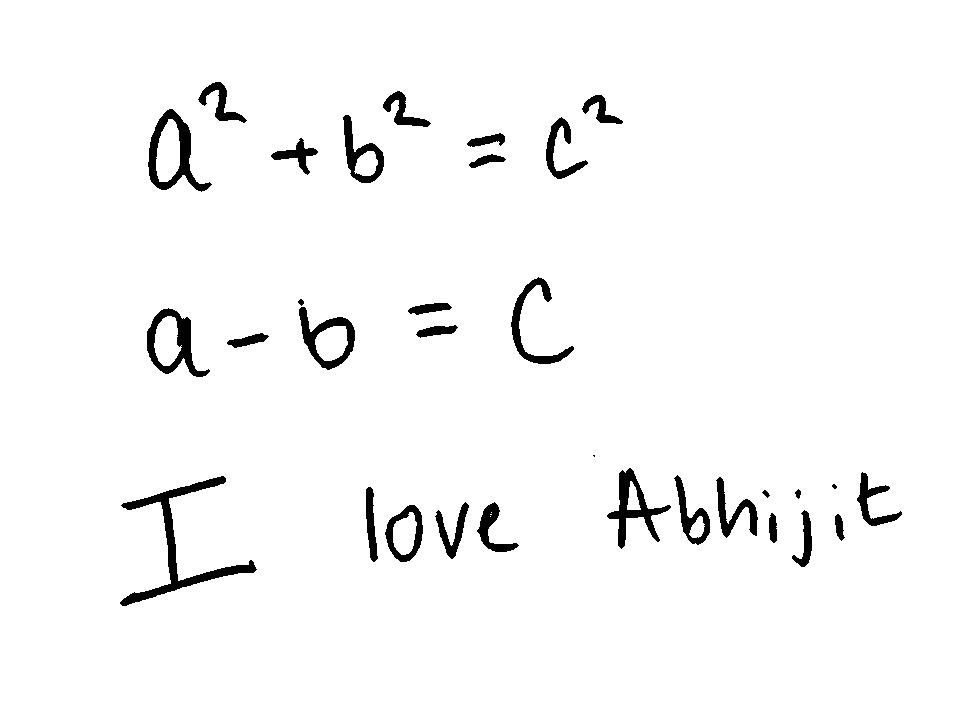
#> input picture test.jpg, 960 x 720 px
$ python main.py test.jpg   (Python 2 division)   (older library calls are emulated)
#> lines starting #> are read from the running program, lines starting #| are printed output that depends on the picture; after the words box and inside, x2 and y2 are one past the last pixel; in counts of white or black regions, pixels touching at a corner belong together
### imageprocessing.py
from PIL import Image
from PIL import ImageEnhance
import numpy as np


def image_to_pixel_array (image_filename):
#> called with image_filename = 'test.jpg'
	im = Image.open(image_filename)
#> im is the input picture: PIL image 960x720 RGB; min 0, max 255, mean 247.3

	enhancer = ImageEnhance.Contrast(im)

	im = enhancer.enhance(2.0)

	ix = im.load()


	for i in range(im.size[0]):
		for j in range(im.size[1]):
			if sum(ix[i,j])/3.0 > 60:
				ix[i,j] = (256, 256, 256)
			else:
				ix[i, j] = (0,0,0)

	l = []

	for i in range(1,im.size[0]-1):
		for j in range(1,im.size[1]-1):
			if sum ([ix[i+1, j+1] == (0,0,0), ix[i-1, j+1] == (0,0,0), ix[i+1, j-1] == (0,0,0), ix[i-1, j-1] == (0,0,0)]) > 1:
				l.append((i, j))

	for i in l:
		ix[i[0], i[1]] = (0,0,0)

	final_array = np.zeros([im.size[1], im.size[0]], int)

	for i in range(im.size[0]):
		for j in range(im.size[1]):
			if ix[i, j] == (0,0,0):
				final_array[j,i] = 1
			else:
				final_array[j,i] = 0
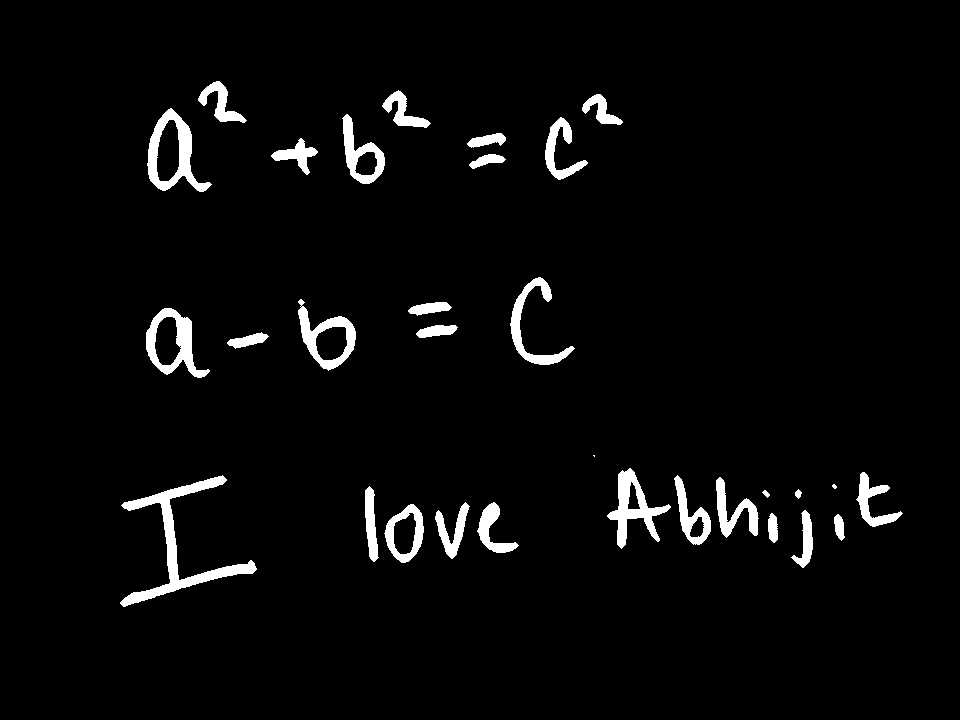
#> final_array: shape (720, 960) int64; values 0 (black) and 1 (white), 3.5% white; 31 white regions (2 under 20 px), largest, box (x1, y1, x2, y2) and area: (120, 475, 257, 607) 3085, (147, 108, 212, 192) 1873, (607, 468, 671, 549) 1684

	return final_array

def divide_lines(full_array):

	line_blocks = []

	sums = np.sum(full_array, axis=1)


	in_block = False
	curr_block = []

	for i in range(len(sums)):
		if not in_block and sums[i] != 0:
			in_block = True
			curr_block.append(i)
		elif in_block and sums[i] == 0:
			in_block = False
			line_blocks.append(curr_block)
			curr_block = []
		elif in_block and sums[i] != 0:
			curr_block.append(i)
#> after the loop, curr_block = []; in_block = False

	array_blocks = []


	for i in line_blocks:
		array_blocks.append(full_array[i, :])


	return array_blocks

### floodfill.py
#!/bin/bash
# You start with an array of 0's and 1's. Using this, we want to output the ranges of each block of 1's in
#horizontally sorted order. For the basic level, this is sufficient.

#This means floodfilling for every 1 block, and then getting the upper, lower, horizontal, and vertical
from argparse import ArgumentParser
import numpy as np
import Queue
import scipy.misc
import os

MIN_CHARACTER_SIZE = 200
MAX_HEIGHT = 720
MAX_WIDTH = 960

#counter = 0
visited = np.zeros(shape=(MAX_HEIGHT,MAX_WIDTH),dtype=int)

def floodfill(arr,line):
	#visited = np.zeros(shape=(MAX_HEIGHT,MAX_WIDTH),dtype=int)

	#teststring = line+'.png'
	#scipy.misc.imsave(teststring, arr)

	arr_shape = arr.shape
	print arr_shape

	image_height=arr_shape[0]
	image_width=arr_shape[1]

	for i in xrange(image_height):
		for j in xrange(image_width):
			visited[i,j] = 0
	folderstring = 'outputimages'+line
	os.system('rm -r '+folderstring)
	os.system('mkdir '+folderstring)

	spacer = np.zeros(shape = (1,image_width),dtype=int)
	arr = np.concatenate((spacer,arr,spacer),axis=0)
	characters = []
	count = 1
	for i in xrange(image_height):
		for j in xrange(image_width):
			#print visited[i,j]
			if ((visited[i,j]==0) and (arr[i,j]==1)):
				chartuple,add = DFS(i,j,count,arr,folderstring)
				if add == 1:
					characters.append(chartuple)
					count +=add
			visited[i,j]=1


	#print "The number of characters is" + str(len(characters))
	return characters


#Yes, I know this is a BFS.

def DFS(i,j,counter,arr,folderstring):
	#print i,j

	block = []
	print "Found an island!"
	dfs = Queue.Queue()
	dfs.put((i,j))
	visited[i,j] = 1

	max_x=0
	max_y=0
	min_x=arr.shape[0]
        min_y=arr.shape[1]

	character_size = 0
	add = 0
	while dfs.empty() is False:
		current = dfs.get()
		#print current
		character_size += 1

		if ((arr[current[0]+1,current[1]]==1) and (visited[current[0]+1,current[1]]==0)):
			dfs.put((current[0]+1,current[1]))
			visited[current[0]+1,current[1]] = 1
			block.append((current[0]+1,current[1]))
		if ((arr[current[0]-1,current[1]]==1) and (visited[current[0]-1,current[1]]==0)):
			dfs.put((current[0]-1,current[1]))
			visited[current[0]-1,current[1]] = 1
			block.append((current[0]-1,current[1]))
		if ((arr[current[0],current[1]+1]==1) and (visited[current[0],current[1]+1]==0)):
			dfs.put((current[0],current[1]+1))
			visited[current[0],current[1]+1] = 1
			block.append((current[0],current[1]+1))
		if ((arr[current[0],current[1]-1]==1) and (visited[current[0],current[1]-1]==0)):
			dfs.put((current[0],current[1]-1))
			visited[current[0],current[1]-1] = 1
			block.append((current[0],current[1]-1))

		max_x=max(max_x,current[0])
		max_y=max(max_y,current[1])
		min_x=min(min_x,current[0])
		min_y=min(min_y,current[1])


	if character_size>=MIN_CHARACTER_SIZE:
		out_array = np.ones(shape=(max_x-min_x+1,max_y-min_y+1),dtype=int)
		for k in xrange(len(block)):
			out_array[block[k][0]-min_x,block[k][1]-min_y]=0
		vert = hackywhitespaceremover(out_array)
		#print vert
		if vert is not 0:
			#print counter,vert
			out_array = out_array[:,vert:]
		outstring = folderstring + '/outfile'+str(counter)+'.png'
		scipy.misc.imsave(outstring, out_array)
		add = 1
	#print character_size
	bottom_corner = (min_x,min_y)
	top_corner = (max_x,max_y)
	return (bottom_corner,top_corner),add


def hackywhitespaceremover(blah_array):
	vert = 0
	#print blah_array.shape
	for j in range(blah_array.shape[1]):
		for i in range(blah_array.shape[0]):
			if blah_array[i,j] == 0:
				return vert
		vert +=1
	#print "wat!"


### shapecatcherrequest.py
import requests
import re


def unicode_list(n, line):

	possibilities = []
	codes = []

	for i in range(1,n+1):
		files = {'file': (open('outputimages'+line+'/outfile'+str(i)+'.png', 'rb'))}
		r = requests.post('http://shapecatcher.com/engine/engine/filepost', files = files)

                matches = re.findall(r'Unicode hexadecimal: 0x([0-9a-f]{4})', r.text)

                matches = [int(x, base=16) for x in matches]

		possibilities.append(matches)

	for i in range(len(possibilities)):
		if len(possibilities[i]) == 0:
			possibilities[i] = [45]


	for i in possibilities:
		print i
		codes.append(unicodefinder(i))

	return codes


# [16 lines left out: function unicodefinder, not called in this run]

### main.py
import imageprocessing
import floodfill
import shapecatcherrequest
import boundingboxabs
import latex_conversion

import sys
import os

def main(image_filename):
	open('output.tex', 'w').close()
	pixel_array = imageprocessing.image_to_pixel_array (image_filename)
	line_blocks = imageprocessing.divide_lines (pixel_array)

	for line in range(len(line_blocks)):
		#line = line.astype(int)
		bounding_boxes = floodfill.floodfill(line_blocks[line], str(line))
		n = len(bounding_boxes)
		codes = shapecatcherrequest.unicode_list(n, str(line)) # make a dict

		print len(codes)
		print codes
		print n


		box_info, spatial_list, codes = boundingboxabs.interpret_boxes(bounding_boxes, codes) # need to debug

		latex_conversion.convert(box_info, spatial_list, codes)
#> this loop made 1 pass
#> pass 1, in DFS, `scipy.misc.imsave(outstring, out_array)`:
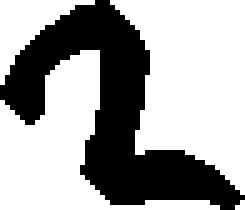
#> saved as outfile1.png: PIL image 49x42 L (shown 5 times larger); 64.3% white; 1 black region, box (x1, y1, x2, y2) and area: (0, 0, 49, 42) 735
#> pass 1, in DFS (call 2), `scipy.misc.imsave(outstring, out_array)`:
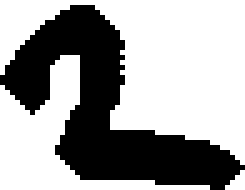
#> saved as outfile2.png: PIL image 49x38 L (shown 5 times larger); 62.9% white; 1 black region, box (x1, y1, x2, y2) and area: (0, 1, 49, 38) 691
#> pass 1, in DFS (call 3), `scipy.misc.imsave(outstring, out_array)`:
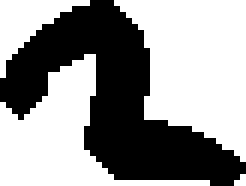
#> saved as outfile3.png: PIL image 41x31 L (shown 6 times larger); 58.7% white; 1 black region, box (x1, y1, x2, y2) and area: (0, 0, 41, 31) 525
#> pass 1, in DFS (call 4), `scipy.misc.imsave(outstring, out_array)`:
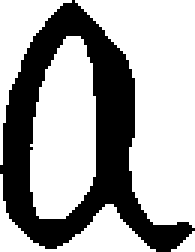
#> saved as outfile4.png: PIL image 65x84 L (shown 3 times larger); 65.7% white; 1 black region, box (x1, y1, x2, y2) and area: (0, 0, 65, 84) 1872

	os.system("notepad.exe output.tex")


main(sys.argv[1])
#> (the call stopped at in unicode_list, `r = requests.post('http://shapecatcher.com/engine/engine/filepost', fi..`: requests is not available in this run)
